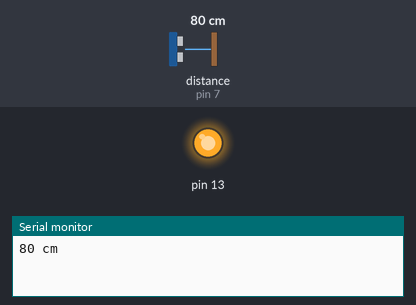
Simulated run of this sketch. Board: Arduino Uno, built with avr-gcc and run on an emulated ATmega328P. Shown: output pins drawn as LEDs (lit = HIGH), the last lines printed to the serial monitor. Wiring (inferred from the names in the program): ultrasonic range finder: trigger pin 6; echo pin 7. The test bench sets the inputs (shaded band); at power-on: distance to the obstacle (sensor on pin 7) 80 cm. The echo pulse lasts 58.3 µs per cm; pins used as bus, display or sensor lines are not drawn.

Above: at 0.04 s.
At 4.64 s:
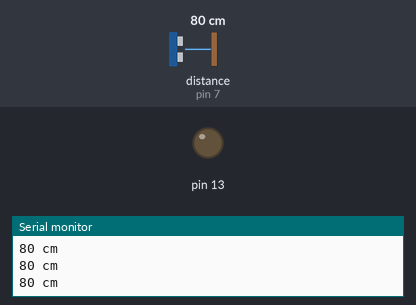
Timing chart, 0 to 4.9 s (numbered marks = the images above):
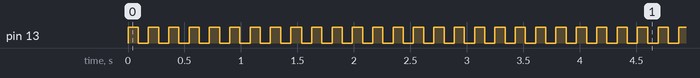

Measured:
- by itself, pin 13: goes 212 × (HIGH 0.09 s, LOW 0.09 s), HIGH 0.18 s, 507 × (LOW 0.09 s, HIGH 0.09 s), then LOW

The sketch:

frBlink_SRF04.ino
```cpp
#include <Arduino_FreeRTOS.h>

// define two tasks for Blink & Distancia
void TaskBlink( void *pvParameters );
void TaskDistancia( void *pvParameters );


// the setup function runs once when you press reset or power the board
void setup() {

  // Now set up two tasks to run independently.
  xTaskCreate(
    TaskBlink
    ,  (const portCHAR *)"Blink"   // A name just for humans
    ,  128  // This stack size can be checked & adjusted by reading the Stack Highwater
    ,  NULL
    ,  2  // Priority, with 1 being the highest, and 4 being the lowest.
    ,  NULL );

  xTaskCreate(
    TaskDistancia
    ,  (const portCHAR *) "Distancia"
    ,  128  // Stack size
    ,  NULL
    ,  1  // Priority
    ,  NULL );

  // Now the task scheduler, which takes over control of scheduling individual tasks, is automatically started.
}

void loop()
{
  // Empty. Things are done in Tasks.
}

/*--------------------------------------------------*/
/*---------------------- Tasks ---------------------*/
/*--------------------------------------------------*/

void TaskBlink(void *pvParameters)  // This is a task.
{
  (void) pvParameters;

  // initialize digital pin 13 as an output.
  pinMode(13, OUTPUT);

  for (;;) // A Task shall never return or exit.
  {
    digitalWrite(13, HIGH);   // turn the LED on (HIGH is the voltage level)
    vTaskDelay( 100 / portTICK_PERIOD_MS ); // wait for one second
    digitalWrite(13, LOW);    // turn the LED off by making the voltage LOW
    vTaskDelay( 100 / portTICK_PERIOD_MS ); // wait for one second
  }
}

long microsecondsToCentimeters(long microseconds)
  {
  // The speed of sound is 340 m/s or 29 microseconds per centimeter.
  // The ping travels out and back, so to find the distance of the
  // object we take half of the distance travelled.
  return microseconds / 29 / 2;
  }


void TaskDistancia(void *pvParameters)  // This is a task.
{
  (void) pvParameters;

  // initialize serial communication at 9600 bits per second:
  Serial.begin(9600);
  const int triggerPin = 6;
  const int echoPin = 7;
  pinMode(triggerPin, OUTPUT);
  pinMode(echoPin, INPUT);

  for (;;)
  {
  // The PING))) is triggered by a HIGH pulse of 2 or more microseconds.
  // Give a short LOW pulse beforehand to ensure a clean HIGH pulse:

  digitalWrite(triggerPin, LOW);
  vTaskDelay( 0.002 / portTICK_PERIOD_MS); // espera 2 us
  digitalWrite(triggerPin, HIGH);
  vTaskDelay(0.005 / portTICK_PERIOD_MS); // espera 5 us
  digitalWrite(triggerPin, LOW);

  // The same pin is used to read the signal from the PING))): a HIGH
  // pulse whose duration is the time (in microseconds) from the sending
  // of the ping to the reception of its echo off of an object.

  long duration = pulseIn(echoPin, HIGH);

  // convert the time into a distance
  long cm = microsecondsToCentimeters(duration);

  Serial.print(cm);
  Serial.print(" cm");
  Serial.println();

  vTaskDelay(100 / portTICK_PERIOD_MS); // espera 100 ms para visualizar
  }
}
```
